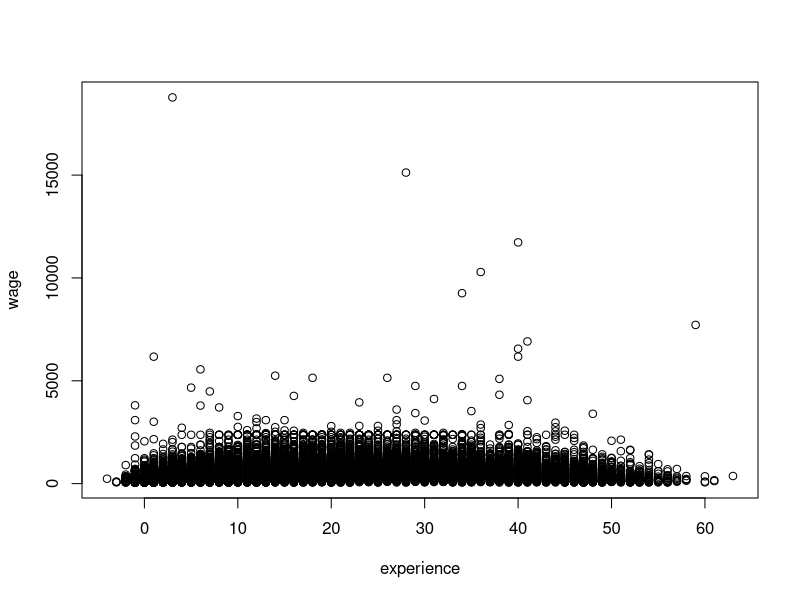
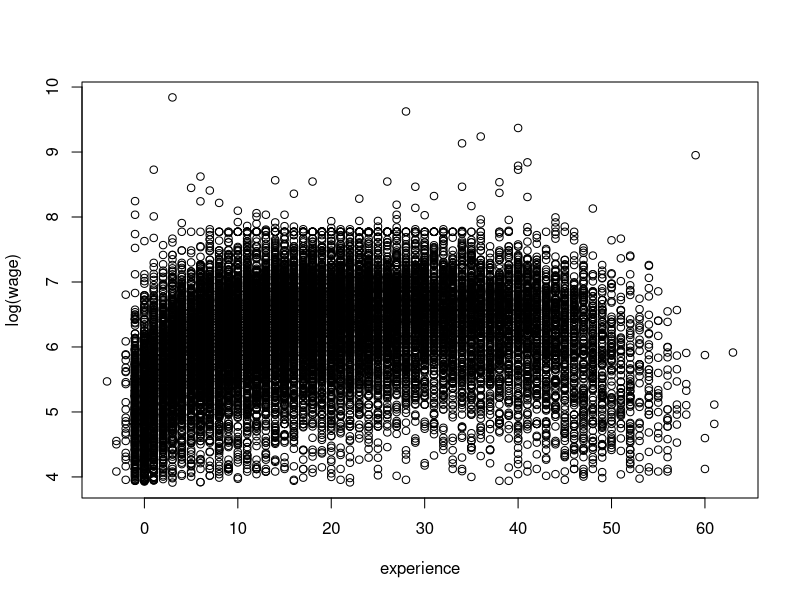

Here is the R script that generated these plots, in order:
########################################### Setting up the data frame #################################################
install.packages("AER")
library(AER)  

data("CPS1988")

?CPS1988

summary(CPS1988)

# experience is not observed, but calculated and therefore, sometimes negative or zero

attach(CPS1988)  # attach "journal" data set st. R knows all the relevant variables 

summary(wage)

head(wage)       # wage is numeric, decimal number and has no single value twice 


## plot the relationship between experience and wage 
plot(experience,wage) # data points are mostly at the lower side of the plot, so we can scale wage with logarithm
plot(experience, log(wage)) # the shape of data points appears to be a curve, so we assume it's a quadratic relationship


## create an estimator of linear regression with a quadratic variable of experience
mr_1 <- lm(log(wage)~education+ethnicity+experience+I(experience^2))
summary(mr_1)

## assume that education interacts with ethnicity. For example, Caucasians have
## higher chance to receive high quality of education
mr_2 <- lm(log(wage)~education+ethnicity+education*ethnicity+experience+I(experience^2))
summary(mr_2)

## to simplify the above estimator, we can temporarily omit experience.
## Therefore, we can easily see the incremental effect of educaiton & ethnicity
model_int=lm(log(wage)~experience+I(experience^2)+education*ethnicity)  

summary(model_int)
